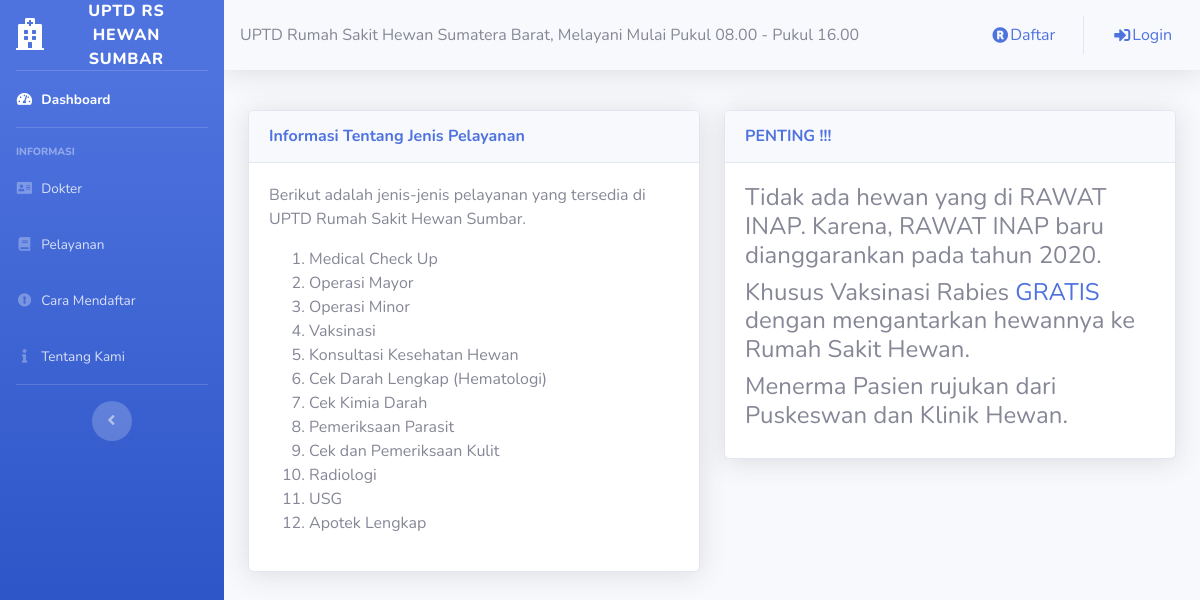
Page /infopelayanan.php on the committed database.
### tables this page shows
CREATE TABLE `tbl_pelayanan` (
  `kd_pelayanan` varchar(5) NOT NULL,
  `jns_pelayanan` varchar(50) NOT NULL
);

### infopelayanan.php (the view)
<?php
	include ('style/header.php');
	include ('style/sidebar.php');
?>
<div class="container-fluid">
	<div class="row">
	<div class="col-lg-6">
		<div class="card shadow mt-3 mb-3">
			<div class="card-header py-3">
				<h6 class="m-0 font-weight-bold text-primary">Informasi Tentang Jenis Pelayanan</h6>
			</div>
			<div class="card-body">
				<p>Berikut adalah jenis-jenis pelayanan yang tersedia di UPTD Rumah Sakit Hewan Sumbar.</p>
				<ol>
				<?php
					include ("config/koneksi.php");
					$qq = mysqli_query($konek,"SELECT * FROM tbl_pelayanan");
					while($dd = mysqli_fetch_assoc($qq)){
				?>
					<li><?php echo $dd['jns_pelayanan']; ?></li>
				<?php
				}
				?>
				</ol>
			</div>
		</div>
	</div>
	<div class="col-lg-6">
		<div class="card shadow mt-3 mb-3">
			<div class="card-header py-3">
				<h6 class="m-0 font-weight-bold text-primary">PENTING !!!</h6>
			</div>
			<div class="card-body">
				<h4>Tidak ada hewan yang di RAWAT INAP. Karena, RAWAT INAP baru dianggarankan pada tahun 2020.</h4>
				<h4>Khusus Vaksinasi Rabies <a href="#">GRATIS</a> dengan mengantarkan hewannya ke Rumah Sakit Hewan.</h4>
				<h4>Menerma Pasien rujukan dari Puskeswan dan Klinik Hewan.</h4>
			</div>
		</div>
	</div>
	</div>
</div>
<?php
	include ('style/footer.php');
?>

### rows in the picture
tbl_pelayanan: jns_pelayanan "Medical Check Up"
tbl_pelayanan: jns_pelayanan "Operasi Mayor"
tbl_pelayanan: jns_pelayanan "Operasi Minor"
tbl_pelayanan: jns_pelayanan "Vaksinasi"
tbl_pelayanan: jns_pelayanan "Konsultasi Kesehatan Hewan"
tbl_pelayanan: jns_pelayanan "Cek Darah Lengkap (Hematologi)"
tbl_pelayanan: jns_pelayanan "Cek Kimia Darah"
tbl_pelayanan: jns_pelayanan "Pemeriksaan Parasit"
tbl_pelayanan: jns_pelayanan "Cek dan Pemeriksaan Kulit"
tbl_pelayanan: jns_pelayanan "Radiologi"
tbl_pelayanan: jns_pelayanan "USG"
tbl_pelayanan: jns_pelayanan "Apotek Lengkap"
